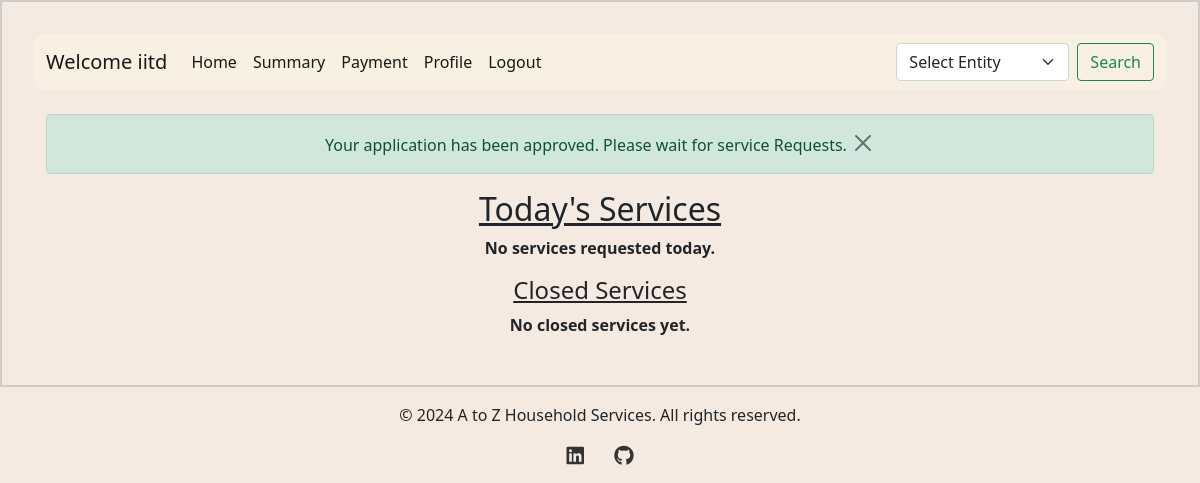
The app's page /professional_dashboard (signed in), older data.
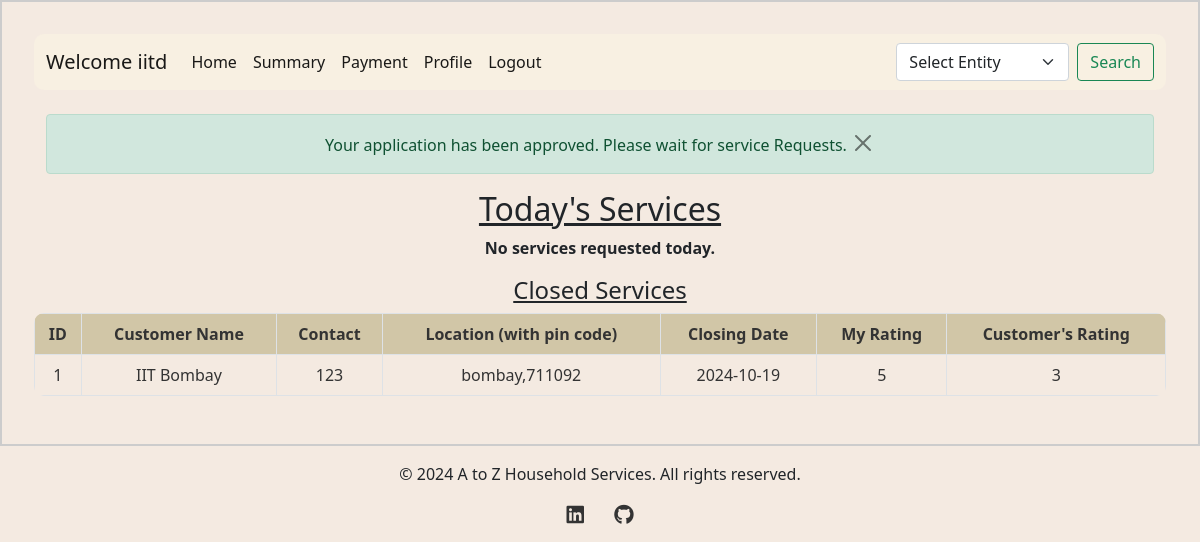
The same page, newer data.
### backend/models.py (models this page shows)
class Service_Professional(db.Model):
    __tablename__ = "service_professional"
    id = db.Column(db.Integer, primary_key=True, autoincrement=True)
    username = db.Column(db.String, unique=True, nullable=False)
    password = db.Column(db.String, nullable=False)
    name = db.Column(db.String, nullable=False)
    service_type = db.Column(
        db.String, nullable=False
    )  # nullable true done for some reason
    experience = db.Column(db.Integer, nullable=False)
    phone_no = db.Column(db.Integer, nullable=False)
    email = db.Column(db.String, unique=True, nullable=False)
    address = db.Column(db.String, nullable=False)
    pin_code = db.Column(db.String, nullable=False)
    verified_status = db.Column(db.String, nullable=True, default="Not verified yet")
    gender = db.Column(db.String, nullable=True)  # New column for gender (optional)
    profile_pic = db.Column(
        db.String, nullable=True
    )  # New column for profile picture (optional)
    average_rating = db.Column(db.Float, nullable=True)  # New column for average rating
    document = db.Column(db.String, nullable=True)  # Column to store document path
    block_status = db.Column(db.Boolean, default=False)  # Block/unblock status
    custom_services = db.relationship(
        "ProfessionalService",
        back_populates="professional",
        lazy=True,
        cascade="all, delete-orphan",
    )

class Service_Request(db.Model):
    __tablename__ = "service_request"
    id = db.Column(db.Integer, primary_key=True, autoincrement=True)
    service_id = db.Column(db.Integer, db.ForeignKey("service.id"), nullable=False)
    customer_id = db.Column(db.Integer, db.ForeignKey("customer.id"), nullable=False)
    professional_id = db.Column(
        db.Integer, db.ForeignKey("service_professional.id"), nullable=False
    )
    date_of_request = db.Column(db.DateTime, nullable=False, default=datetime.utcnow)
    date_of_completion = db.Column(db.DateTime)
    service_status = db.Column(
        db.String, nullable=False
    )  # e.g., 'requested', 'assigned', 'closed'
    remarks = db.Column(db.String, nullable=True)  # ratings given by customer
    rating = db.Column(db.Integer, nullable=True)  # Added this line for the rating
    customer_rating = db.Column(
        db.Integer, nullable=True
    )  # Rating given by professional
    customer_remarks = db.Column(
        db.String, nullable=True
    )  # Remarks from the professional
    requested_date = db.Column(db.Date)
    requested_time = db.Column(db.Time)
    service = db.relationship(
        "Service",
        backref=db.backref(
            "service_requests",
            lazy=True,
        ),
    )
    customer = db.relationship(
        "Customer", backref=db.backref("service_requests", lazy=True)
    )
    professional = db.relationship(
        "Service_Professional",
        backref=db.backref("service_requests", lazy=True, cascade="all, delete-orphan"),
    )
    payments = db.relationship("Payment", back_populates="service_request", lazy=True)

class Customer(db.Model):
    __tablename__ = "customer"
    id = db.Column(db.Integer, primary_key=True, autoincrement=True)
    username = db.Column(db.String, unique=True, nullable=False)
    password = db.Column(db.String, nullable=False)
    name = db.Column(db.String, nullable=False)
    email = db.Column(db.String, unique=True, nullable=False)
    address = db.Column(db.String, nullable=False)
    pin_code = db.Column(db.String, nullable=False)
    phone_no = db.Column(db.Integer, nullable=False)
    gender = db.Column(db.String, nullable=True)  # New column for gender (optional)
    profile_pic = db.Column(
        db.String, nullable=True
    )  # New column for profile picture (optional)
    role = db.Column(
        db.Integer, nullable=False, default=1
    )  # 0 for admin, 1 for customer
    average_rating = db.Column(db.Float, nullable=True)  # New column for average rating
    is_blocked = db.Column(
        db.Boolean, default=False
    )  # New column to track block status

### backend/controller.py (the view)
@app.route("/professional_dashboard")
def professional_dashboard():
    if "professional_id" in session:  # Check if professional is logged in
        professional_id = session["professional_id"]
        professional = Service_Professional.query.get(professional_id)
        message = None
        if professional:
            if professional.verified_status is None:
                message = "Your admin verification is under process."
            elif professional.verified_status == "approved":
                service_requests = Service_Request.query.filter_by(
                    professional_id=professional_id
                ).all()
                if not any(
                    req.service_status in ["requested", "accepted"]
                    for req in service_requests
                ):
                    flash(
                        "Your application has been approved. Please wait for service Requests.",
                        "success",
                    )
            elif professional.verified_status == "rejected":
                message = "Your application has been rejected. Please change your profile info."
            elif professional.block_status:
                message = "You have been blocked by admin and cannot book any services."
        service_requests = (
            Service_Request.query.options(
                joinedload(
                    Service_Request.professional
                )  # Eager load the professional relationship
            )
            .filter_by(professional_id=professional_id)
            .all()
        )
        pin_codes = (
            db.session.query(Customer.pin_code)
            .join(Service_Request)
            .filter(Service_Request.professional_id == professional_id)
            .distinct()
            .all()
        )
        pin_codes = [pin[0] for pin in pin_codes]  # Extracting pin codes from tuples
        today_services = [
            req
            for req in service_requests
            if req.service_status in ["requested", "accepted"]
        ]
        closed_services = [
            req for req in service_requests if req.service_status == "closed"
        ]
        return render_template(
            "professional_dashboard.html",
            today_services=today_services,
            closed_services=closed_services,
            message=message,  # This will always have a value
            pin_codes=pin_codes,
            professional=session["username"],
        )
    return redirect(url_for("user_login"))  # Redirect if not logged in

### templates/professional_dashboard.html (shortened to what this page needs)
<!DOCTYPE html>
<html lang="en">
<head>
    <link href="https://cdn.jsdelivr.net/npm/bootstrap@5.0.2/dist/css/bootstrap.min.css" rel="stylesheet" />
    <link rel="stylesheet" href="/static/style.css" />
</head>
<body>
    <div id="container">
        <div id="panel">
            <nav class="navbar navbar-expand-lg navbar-light  mb-4 sticky-top navbar-custom ">
                <div class="container-fluid">
                    <label class="navbar-brand">Welcome {{ professional }}</label>
                    <div class="collapse navbar-collapse" id="navbarSupportedContent">
                        <ul class="navbar-nav me-auto mb-2 mb-lg-0">
                            <li class="nav-item">
                                <a class="nav-link active" aria-current="page"
                                    href="{{ url_for('professional_dashboard') }}">Home</a>
                            </li>
                            <li class="nav-item">
                                <a class="nav-link active" aria-current="page"
                                    href="{{ url_for('professional_summary') }}">Summary</a>
                            </li>
                            <li class="nav-item">
                                <a class="nav-link active" aria-current="page"
                                    href="{{ url_for('professional_payments') }}">Payment</a>
                            </li>
                            <li class="nav-item">
                                <a class="nav-link active" aria-current="page"
                                    href="{{ url_for('professional_profile') }}">Profile</a>
                            </li>
                            <li class="nav-item">
                                <a class="nav-link active" aria-current="page" href="{{ url_for('logout') }}">Logout</a>
                            </li>
                        </ul>
                        <form class="d-flex" action="{{ url_for('search_customers') }}" method="GET"
                            onsubmit="return validateForm()">
                            <select class="form-select me-2" id="entity" name="entity" required onchange="showFields()">
                                <option value="" disabled selected>Select Entity</option>
                            </select>
                            <button class="btn btn-outline-success" type="submit">Search</button>
                        </form>
                    </div>
                </div>
            </nav>
            {% with messages = get_flashed_messages(with_categories=true) %}
            {% if messages %}
            <div class="container">
                {% for category, message in messages %}
                <div class="alert alert-{{ category }}">{{ message }}
                    <button type="button" class="btn-close" data-bs-dismiss="alert" aria-label="Close"></button>
                </div>
                {% endfor %}
            </div>
            {% endif %}
            {% endwith %}
            <h2 style="text-decoration: underline;">Today's Services</h2>
            {% if today_services %}
            <table class="table table-bordered  table-hover table-custom ">
                <thead class="table-dark-custom">
                    <tr>
                        <th>ID</th>
                        <th>Customer Name</th>
                        <th>Contact Phone</th>
                        <th>Location (with pin code)</th>
                        <th>Action</th>
                    </tr>
                </thead>
                <tbody>
                    {% for request in today_services %}
                    <tr>
                        <td><a href="{{ url_for('service_request_customer', request_id=request.id) }}">
                                {{ request.id }}
                            </a></td>
                        <td>{{ request.customer.name }}</td>
                        <td>{{ request.customer.phone_no }}</td>
                        <td>{{ request.customer.address ~ ', ' ~ request.customer.pin_code }}</td>
                        <td>
                            {% if request.service_status == 'accepted' %}
                            <button class="btn btn-warning btn-sm" data-bs-toggle="modal"
                                data-bs-target="#closeServiceModal" data-id="{{ request.id }}"
                                data-service-name="{{ request.service.name }}"
                                data-customer-name="{{ request.customer.name }}"
                                data-customer-id="{{ request.customer.id }}"
                                data-address="{{ request.customer.address }}">
                                Close it
                            </button>
                            {% elif request.service_status == 'requested' %}
                            <button class="btn btn-success-custom btn-sm" data-bs-toggle="modal"
                                data-bs-target="#acceptRejectModal" data-id="{{ request.id }}"
                                data-service-name="{{ request.service.name }}"
                                data-customer-name="{{ request.customer.name }}"
                                data-customer-id="{{ request.customer.id }}"
                                data-address="{{ request.customer.address }}"
                                data-requested-date="{{ request.requested_date }}"
                                data-requested-time="{{ request.requested_time }}">
                                Accept
                            </button>
                            <button class="btn btn-danger-custom btn-sm" data-bs-toggle="modal"
                                data-bs-target="#acceptRejectModal" data-id="{{ request.id }}"
                                data-service-name="{{ request.service.name }}"
                                data-customer-name="{{ request.customer.name }}"
                                data-customer-id="{{ request.customer.id }}"
                                data-address="{{ request.customer.address }}"
                                data-requested-date="{{ request.requested_date }}"
                                data-requested-time="{{ request.requested_time }}">
                                Reject
                            </button>
                            {% endif %}
                        </td>
                    </tr>
                    {% endfor %}
                </tbody>
            </table>
            {% else %}
            <p> <b>No services requested today.</b></p>
            {% endif %}
            <h4 style="text-decoration: underline;">Closed Services</h4>
            {% if closed_services %}
            <table class="table table-bordered table-hover table-custom">
                <thead class="table-dark-custom">
                    <tr>
                        <th>ID</th>
                        <th>Customer Name</th>
                        <th>Contact</th>
                        <th>Location (with pin code)</th>
                        <th>Closing Date</th>
                        <th>My Rating</th>
                        <th>Customer's Rating</th>
                    </tr>
                </thead>
                <tbody>
                    {% for closed_service in closed_services %}
                    <tr>
                        <td><a href="{{ url_for('service_request_customer', request_id=closed_service.id) }}">
                                {{ closed_service.id }}
                            </a></td>
                        <td>{{ closed_service.customer.name }}</td>
                        <td>{{ closed_service.customer.phone_no }}</td>
                        <td>{{ closed_service.customer.address ~ ','~ closed_service.customer.pin_code}}</td>
                        <td>{{ closed_service.date_of_completion.strftime('%Y-%m-%d') }}</td>
                        <td>{{ closed_service.rating }}</td>
                        <td>{{ closed_service.customer_rating }}</td>
                    </tr>
                    {% endfor %}
                </tbody>
            </table>
            {% else %}
            <p><b>No closed services yet.</b></p>
            {% endif %}
        </div>
    </div>
    <link rel="stylesheet" href="https://cdnjs.cloudflare.com/ajax/libs/font-awesome/6.0.0-beta3/css/all.min.css">
    <footer class="text-center py-3">
        <div class="container">
            <p>&copy; 2024 A to Z Household Services. All rights reserved.</p>
            <div class="social-icons">
                <a href="https://www.linkedin.com/in/tushar-jalan-2k5/" target="_blank" class="me-3">
                    <i class="fab fa-linkedin fa-lg"></i>
                </a>
                <a href="https://github.com/Tusharisme" target="_blank">
                    <i class="fab fa-github fa-lg"></i>
                </a>
            </div>
        </div>
    </footer>
</body>
</html>

### static/style.css (style rules this page uses)
body { background-color: #f4eae1; }
#panel { width: auto; margin: auto; height: auto; text-align: center; padding: 2vh; border: 0px solid black; border-radius: 10px; }
#container { width: auto; margin: auto; padding: 2vh; border: 2px solid #ccc; }
.navbar-custom .nav-link { color: #333333; }
.navbar-custom { background-color: #f8f0e2; border-radius: 10px; color: #333333; }
.social-icons a { color: #333; margin: 0 10px; text-decoration: none; }
.table-dark-custom { background-color: #d1c6a7; color: #333333; }
.table-custom { border-radius: 10px; overflow: hidden; }
.table-custom tbody td { color: #333333; }
.table-custom tbody a { color: #333333; text-decoration: none; }

Row changes from the older to the newer data that the page shows:
added Service_Request: id "1", customer.name "IIT Bombay", customer.phone_no "123", customer "bombay,711092", date_of_completion "2024-10-19", rating "5", customer_rating "3"
Text that changed along with them:
text no longer shown: "No closed services yet."
text now shown: "ID Customer Name Contact Location (with pin code) Closing Date My Rating Customer's Rating"
